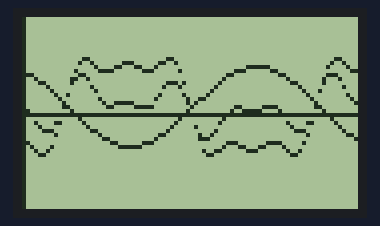
Bench run of a program on a simulated MicroPython board. On the bench: 84×48 one-colour display. Library files of the repository ran but are not shown: pcd8544.py; what the program prints to the serial console is not drawn. At 19.4 s the program stops and its outputs stay as they are.

Above: at 19.5 s.

The program:

plotear66.py
```python
#Por michael para probar el lcd 5110. Plotea onda seno
import gc
import sys, time
import pcd8544
from machine import Pin, SPI
import math
import ondas66
#import framebuf


def plot(dato1, dato2):
    import framebuf
    spi = SPI(1, baudrate=328125, polarity=0, phase=0)
    cs = Pin(2) #D4
    dc = Pin(15) #D8
    rst = Pin(0) #D3
    #bl = Pin(12, Pin.OUT, value=1) #D6
    print("Variables:OK")
    lcd = pcd8544.PCD8544(spi, cs, dc, rst)
    print("lcd ok")
    buffer = bytearray((lcd.height // 8) * lcd.width)
    framebuf = framebuf.FrameBuffer1(buffer, lcd.width, lcd.height)
    framebuf.fill(1)
    lcd.data(buffer)
    time.sleep(1)
    framebuf.fill(0)
    lcd.data(buffer)
    dato=[]
    for i,y in zip(range(84),dato1):
        print(i, " {" ,round(y), "} ")
        time.sleep_ms(40)
        framebuf.pixel(i,22-round(y),1)
    for i,y in zip(range(84),dato2):
        print(i, " {" ,round(y), "} ")
        time.sleep_ms(40)
        framebuf.pixel(i,22-round(y),1)
    time.sleep(3)
    for i,y in zip(range(84),dato2):
        dato.append(dato1[i]+dato2[i])
        print(i, " {" ,round(y), "} ")
        time.sleep_ms(40)
        framebuf.pixel(i,22-round(dato[i]),1)
    #eje y
    #print(save)
    framebuf.vline(0, 0, 96, 0xffff)
    #eje x
    framebuf.hline(0, 24, 96, 0xffff)
    #escribiendo datas
    lcd.data(buffer)

if __name__ == "__main__":
    w=0.09
    max=84
    puntos=84 #no funciona para puntos>200
    presicion=3 #K =presicion
    amplitud=10#antes 16x
    w0=0.1
    phi=90
    tipo1=1
    tipo2=2
    try:
        dato1=ondas66.pltwave(max, puntos, presicion, amplitud, w0, phi, tipo1)
        dato2=ondas66.pltwave(max, puntos, presicion, amplitud, w0, phi, tipo2)
        plot(dato1, dato2)
    except Exception as e:
        print(e)
    #plot(datos)
else:
    pass
```

ondas66.py
```python
import math
import calculadora
import time
import plotear66
from machine import Pin, SPI
import pcd8544
import framebuf
import gc
#los pines estan ajustados a GPIO y no a las etiquetas internas.

'''
seno
y=24-amplitud*math.sin((i*w)+phi)

rectangular
y = amplitud*(4/math.pi)*(math.sin(((2*k-1)*(w0*t+phi)))/(2*k-1))

tringular
y = (4*amplitud/math.pi**2)*(math.cos(((2*k-1)*(w0*t+phi)))/(2*k-1)**2)


'''

def pltwave(max, puntos, K, amplitud, w0, phi, tipo):
    '''Calcula puntos de una onda de tipo tipo con los parametros dados'''
    count=0
    y_record=[] #
    y_record2=[]
    y_res=[]
    T = calculadora.ulinspace(max,puntos)
    if tipo==1:
        for t in range(puntos):
            #y_sen=24-amplitud*math.sin((t*w0)+phi)
            y_sen=amplitud*math.sin((t*w0)+phi)
            y_record2.append(y_sen)
        print(len(y_record2))
    else:
        for k in range(1,K+1):
            for t in T:
                if tipo==2:
                    y = amplitud*(4/math.pi)*(math.sin(((2*k-1)*(w0*t+phi)))/(2*k-1))
                    y_record.append(y)
                elif tipo==3:
                    y = (4*amplitud/math.pi**2)*(math.cos(((2*k-1)*(w0*t+phi)))/(2*k-1)**2)
                    y_record.append(y)

                #y_record.append(y) #Lista de puntos de la funcion.
                time.sleep_ms(10)
            count=count+1
            #gc.collect()

        print(count, "ok")
        time.sleep(1)
        #print("Puntos: ",len(T), ", tamano del arreglo ", len(y_record), " presicion: ",K)
        for i in range(puntos):
                    y_res.append(y_record[i]+y_record[i+(K-1)*puntos])
                    time.sleep_ms(10)
                    gc.collect()
        K=K-1

        while K!=1:
            for i in range(puntos):
                    y_res[i]=y_res[i]+y_record[i+(K-1)*puntos]
                    time.sleep_ms(10)
            print("Tamano del arreglo res", len(y_res), "presicion: ",K)
            K=K-1
            gc.collect()

    if tipo==1:
        return y_record2
    else:
        return y_res


def what_type(tipo):
    if tipo ==1:
        print("Seno")
    elif tipo==2:
        print("Rect")
    else:
        print("Triang")

#dac.write_timed(buf, 400 * len(buf), mode=DAC.CIRCULAR)
if __name__ == "__main__":
    #tipo=int(input("escriba el tipo\n"))
    #1: seno
    #2: rectangular
    #3: triang
    tipo=3
    #parametros=[max, puntos, presicion, amplitud, w0, phi]
    max=84
    puntos=84 #no funciona para puntos>200
    presicion=4 #K =presicion
    amplitud=16 #16 en lcd
    w0=0.1
    phi=0 #90
    print("Procesando..")
    try:
        func1=pltwave(max, puntos, presicion, amplitud, w0, phi, 1)
        func1=pltwave(max, puntos, presicion, amplitud, w0, phi, 2)

    except Exception as e:
        print(e)
    print("ok, onda")


else:
    print("Ondas.py importado")
```

calculadora.py
```python
#Implemtenado por Michael para obtener un linspace.
import math
import time

def ulinspace(max, puntos):
    '''Ejecuta una operacion similar a linspace pero para microcontroladores. Puntos debe ser par si se desean separaciones equidistantes
    en numeros enteros.'''
    cambio=max/puntos
    maxim=max
    resultado=[maxim]
    #max=max+1

    #for i in range(1,max+1):
    #    print(max-i+1)
        #print(i-puntos)
    #max=max-1
    cambio=max/puntos
    #print("Rata de cambio: ",cambio)
    while max > cambio:
        max=max-cambio
        resultado.append(max)
        #print(maxim, max)
    return resultado


if __name__ == "__main__":
    #Entradas:
    #max: El rango en el que las operaciones se ejecutan.
    #puntos: La cantidad de salidas que se desean obtener del rango.
    max=20
    puntos=3
    res=ulinspace(max,puntos)
    print("ok => ", res)

    #Pruebas esperadas:
    #output 20,10 si p=2
    #output 20, 15, 10, 5 si p=4
    #output 20,18,16,14,12,10,8,6,4,2, si p=10
    #output 20:1 si p =20

else:
    print("importado ulinspace")
```
